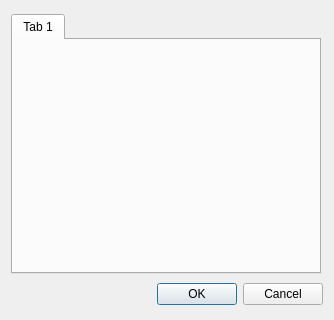
<?xml version="1.0" encoding="UTF-8"?>
<ui version="4.0">
 <class>ServicesDialog</class>
 <widget class="QDialog" name="ServicesDialog">
  <property name="geometry">
   <rect>
    <x>0</x>
    <y>0</y>
    <width>334</width>
    <height>320</height>
   </rect>
  </property>
  <property name="windowTitle">
   <string>QRealTime-KoBo Settings</string>
  </property>
  <layout class="QVBoxLayout" name="verticalLayout">
   <item>
    <widget class="QTabWidget" name="tabServices">
     <property name="sizePolicy">
      <sizepolicy hsizetype="Fixed" vsizetype="Fixed">
       <horstretch>0</horstretch>
       <verstretch>0</verstretch>
      </sizepolicy>
     </property>
     <property name="minimumSize">
      <size>
       <width>310</width>
       <height>260</height>
      </size>
     </property>
     <property name="tabPosition">
      <enum>QTabWidget::North</enum>
     </property>
     <property name="tabShape">
      <enum>QTabWidget::Rounded</enum>
     </property>
     <property name="currentIndex">
      <number>0</number>
     </property>
     <property name="documentMode">
      <bool>false</bool>
     </property>
     <property name="tabsClosable">
      <bool>false</bool>
     </property>
     <property name="movable">
      <bool>false</bool>
     </property>
     <widget class="QWidget" name="tab">
      <attribute name="title">
       <string>Tab 1</string>
      </attribute>
     </widget>
    </widget>
   </item>
   <item>
    <layout class="QHBoxLayout" name="horizontalLayout">
     <item>
      <widget class="QDialogButtonBox" name="buttonBox">
       <property name="orientation">
        <enum>Qt::Horizontal</enum>
       </property>
       <property name="standardButtons">
        <set>QDialogButtonBox::Cancel|QDialogButtonBox::Ok</set>
       </property>
      </widget>
     </item>
    </layout>
   </item>
  </layout>
 </widget>
 <resources/>
 <connections>
  <connection>
   <sender>buttonBox</sender>
   <signal>accepted()</signal>
   <receiver>ServicesDialog</receiver>
   <slot>accept()</slot>
   <hints>
    <hint type="sourcelabel">
     <x>248</x>
     <y>254</y>
    </hint>
    <hint type="destinationlabel">
     <x>157</x>
     <y>274</y>
    </hint>
   </hints>
  </connection>
  <connection>
   <sender>buttonBox</sender>
   <signal>rejected()</signal>
   <receiver>ServicesDialog</receiver>
   <slot>reject()</slot>
   <hints>
    <hint type="sourcelabel">
     <x>316</x>
     <y>260</y>
    </hint>
    <hint type="destinationlabel">
     <x>286</x>
     <y>274</y>
    </hint>
   </hints>
  </connection>
 </connections>
</ui>
